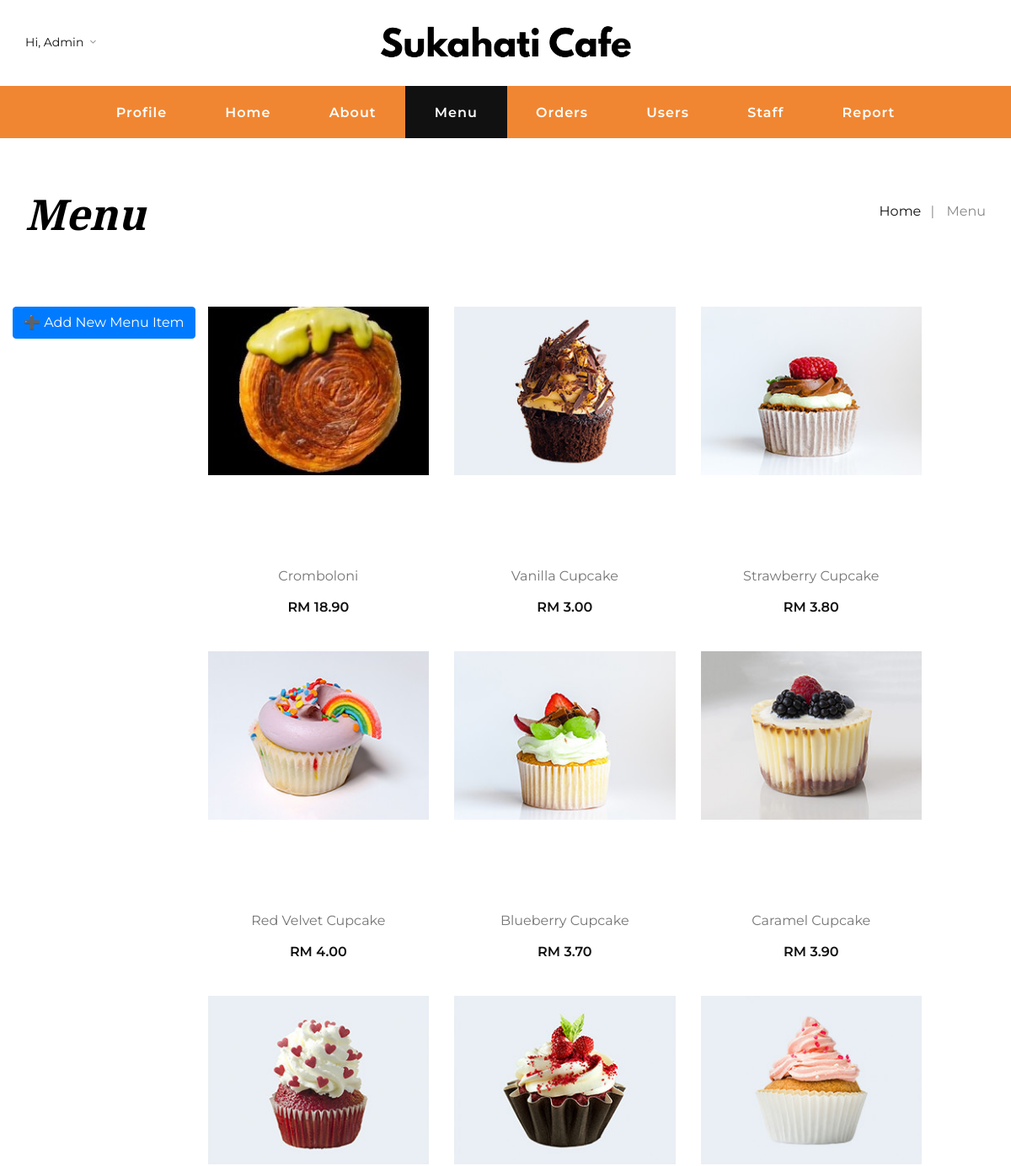
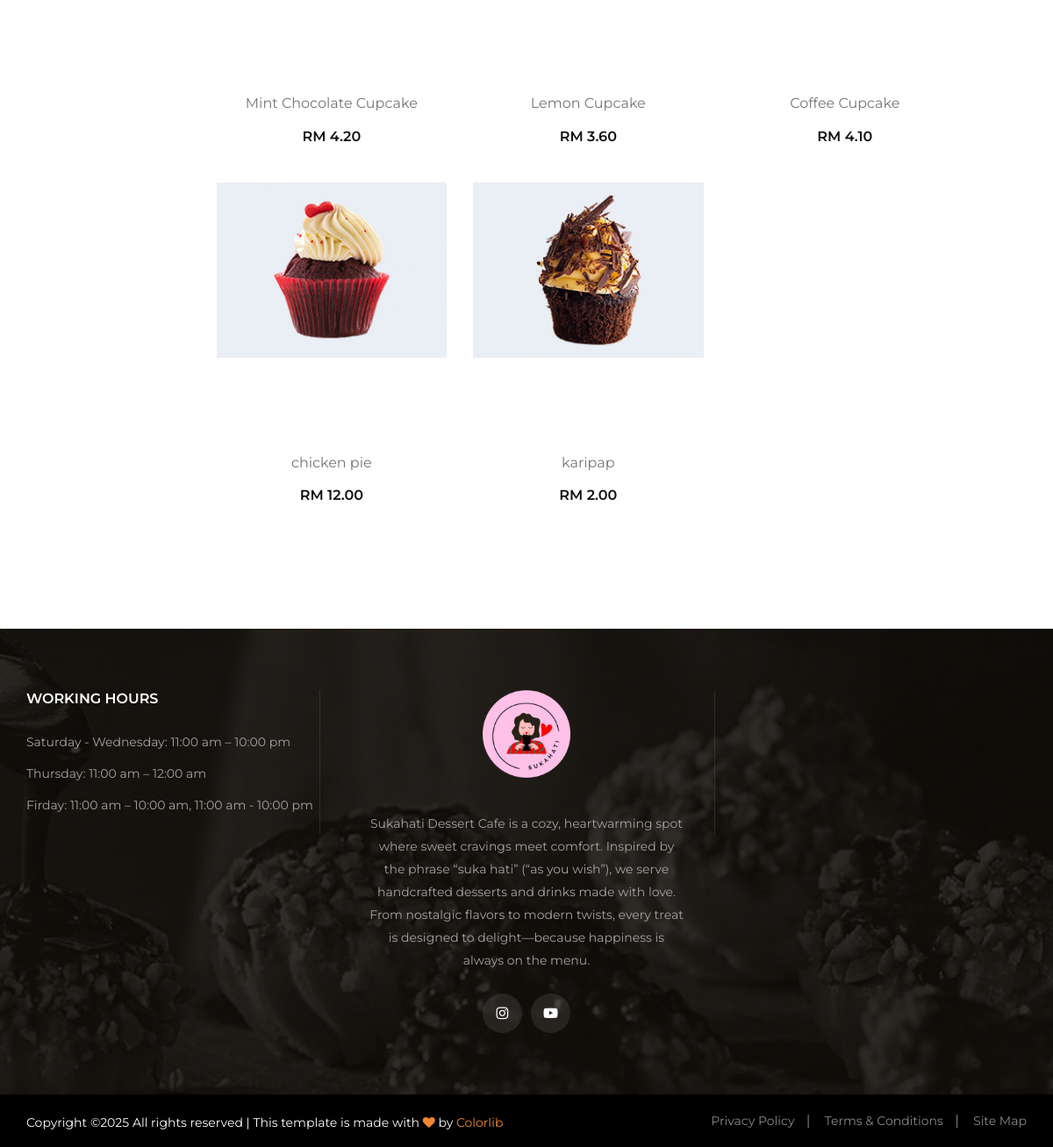
Page /menu.php (signed in) on the committed database (2 pictures, top to bottom).
### tables this page shows
CREATE TABLE `products` (
  `product_id` int(11) NOT NULL,
  `name` varchar(255) DEFAULT NULL,
  `image_url` varchar(255) DEFAULT NULL,
  `price` decimal(10,2) DEFAULT NULL
);

### menu.php (the view, shortened to what this page needs)
<?php
include('include/dbconn.php');
$base_path = $_SESSION['base_path'];
$username = $_SESSION['username'];
$user_result = mysqli_query($dbconn, "SELECT user_id, level_id FROM user WHERE username = '$username'");
$user = mysqli_fetch_assoc($user_result);
$level = $user['level_id'];
$product_query = mysqli_query($dbconn, "SELECT * FROM products");
?>
<!DOCTYPE html>
<html lang="zxx">
<head>
    <link rel="stylesheet" href="css/bootstrap.min.css" type="text/css">
    <link rel="stylesheet" href="css/flaticon.css" type="text/css">
    <link rel="stylesheet" href="css/barfiller.css" type="text/css">
    <link rel="stylesheet" href="css/magnific-popup.css" type="text/css">
    <link rel="stylesheet" href="css/font-awesome.min.css" type="text/css">
    <link rel="stylesheet" href="css/elegant-icons.css" type="text/css">
    <link rel="stylesheet" href="css/nice-select.css" type="text/css">
    <link rel="stylesheet" href="css/owl.carousel.min.css" type="text/css">
    <link rel="stylesheet" href="css/slicknav.min.css" type="text/css">
    <link rel="stylesheet" href="css/style.css" type="text/css">
</head>
<body>
    <header class="header">
        <div class="header__top">
            <div class="container">
                <div class="row">
                    <div class="col-lg-12">
                        <div class="header__top__inner">
                            <div class="header__top__left">
                                <ul>
                                    <li>
                                        <a href="#">Hi, <?= htmlspecialchars($username) ?> <span class="arrow_carrot-down"></span></a>
                                    </li>
                                </ul>
                            </div>
                            <div class="header__logo">
                                <a href="./index.html"><img src="img/logo.png" alt=""></a>
                            </div>
                        </div>
                    </div>
                </div>
            </div>
        </div>
        <div class="container">
            <div class="row">
                <div class="col-lg-12">
                    <nav class="header__menu mobile-menu">
                        <ul>
							<li><a href="/dessert-order/registration/update_profile.php">Profile</a></li>
							<li><a href="<?= $base_path ?>/index.php">Home</a></li>
							<li><a href="<?= $base_path ?>/about.php">About</a></li>
							<li class="active"><a href="/dessert-order/menu.php">Menu</a></li>
							<li><a href="/dessert-order/orders.php">Orders</a></li>
							<?php if ($level == 1): ?>
								<li><a href="/dessert-order/ADMIN/users_list.php">Users</a></li>
								<li><a href="/dessert-order/ADMIN/staffs_list.php">Staff</a></li>
								<li><a href="/dessert-order/ADMIN/report.php">Report</a></li>
							<?php endif; ?>
						</ul>
                    </nav>
                </div>
            </div>
        </div>
    </header>
    <div class="breadcrumb-option">
        <div class="container">
            <div class="row">
                <div class="col-lg-6 col-md-6 col-sm-6">
                    <div class="breadcrumb__text">
                        <h2>Menu</h2>
                    </div>
                </div>
                <div class="col-lg-6 col-md-6 col-sm-6">
                    <div class="breadcrumb__links">
                        <a href="<?= $base_path ?>/index.php">Home</a>
                        <span>Menu</span>
                    </div>
                </div>
            </div>
        </div>
    </div>
	<section class="shop spad">
		<div class="container">
		<div class="row">
		<?php if ($level == 1): ?>
			<div class="mb-4">
				<a href="./ADMIN/add_product.php" class="btn btn-primary">➕ Add New Menu Item</a>
			</div>
		<?php endif; ?>
			<div class="col-lg-9">
				<div class="row">
					<?php while ($row = mysqli_fetch_assoc($product_query)) : ?>
                            <div class="col-lg-4 col-md-6 col-sm-6">
                                <div class="product__item">
                                    <div class="product__item__pic">
										<img src="/dessert-order/img/menu/<?= htmlspecialchars($row['image_url']) ?>"
											 alt="<?= htmlspecialchars($row['name']) ?>"
											 style="height: 200px; width: 100%; object-fit: cover;"
											 class="img-fluid">
									</div>
                                    <div class="product__item__text">
                                        <h6><?= htmlspecialchars($row['name']); ?></h6>
                                        <div class="product__item__price">RM <?= number_format($row['price'], 2); ?></div>
                                    </div>
                                </div>
                            </div>
                        <?php endwhile; ?>
				</div>
			</div>
		</div>
	</div>
	</section>
    <footer class="footer set-bg" data-setbg="img/footer-bg.jpg">
        <div class="container">
            <div class="row">
                <div class="col-lg-4 col-md-6 col-sm-6">
                    <div class="footer__widget">
                        <h6>WORKING HOURS</h6>
                        <ul>
                            <li>Saturday - Wednesday: 11:00 am – 10:00 pm</li>
                            <li>Thursday: 11:00 am – 12:00 am</li>
                            <li>Firday: 11:00 am – 10:00 am, 11:00 am - 10:00 pm</li>
                        </ul>
                    </div>
                </div>
                <div class="col-lg-4 col-md-6 col-sm-6">
                    <div class="footer__about">
                        <div class="footer__logo">
                            <a href="#"><img src="img/footer-logo.png" alt=""></a>
                        </div>
                        <p>Sukahati Dessert Cafe is a cozy, heartwarming spot where sweet cravings meet comfort.
						Inspired by the phrase “suka hati” (“as you wish”), we serve handcrafted desserts and drinks made with love.
						From nostalgic flavors to modern twists, every treat is designed to delight—because happiness is always on the menu.</p>
                        <div class="footer__social">
                            <a href="#"><i class="fa fa-instagram"></i></a>
                            <a href="#"><i class="fa fa-youtube-play"></i></a>
                        </div>
                    </div>
                </div>
            </div>
        </div>
        <div class="copyright">
            <div class="container">
                <div class="row">
                    <div class="col-lg-7">
                        <p class="copyright__text text-white">
                          Copyright &copy;<script>document.write(new Date().getFullYear());</script> All rights reserved | This template is made with <i class="fa fa-heart" aria-hidden="true"></i> by <a href="https://colorlib.com" target="_blank">Colorlib</a>
                      </p>
                  </div>
                  <div class="col-lg-5">
                    <div class="copyright__widget">
                        <ul>
                            <li><a href="#">Privacy Policy</a></li>
                            <li><a href="#">Terms & Conditions</a></li>
                            <li><a href="#">Site Map</a></li>
                        </ul>
                    </div>
                </div>
            </div>
        </div>
    </div>
</footer>
</body>
</html>

### rows in the picture
products: image_url (picture), name "Cromboloni", price "18.90"
products: image_url (picture), name "Vanilla Cupcake", price "3.00"
products: image_url (picture), name "Strawberry Cupcake", price "3.80"
products: image_url (picture), name "Red Velvet Cupcake", price "4.00"
products: image_url (picture), name "Blueberry Cupcake", price "3.70"
products: image_url (picture), name "Caramel Cupcake", price "3.90"
products: image_url (picture), name "Mint Chocolate Cupcake", price "4.20"
products: image_url (picture), name "Lemon Cupcake", price "3.60"
products: image_url (picture), name "Coffee Cupcake", price "4.10"
products: image_url (picture), name "chicken pie", price "12.00"
products: image_url (picture), name "karipap", price "2.00"

### other values in the picture
$username "Admin"
